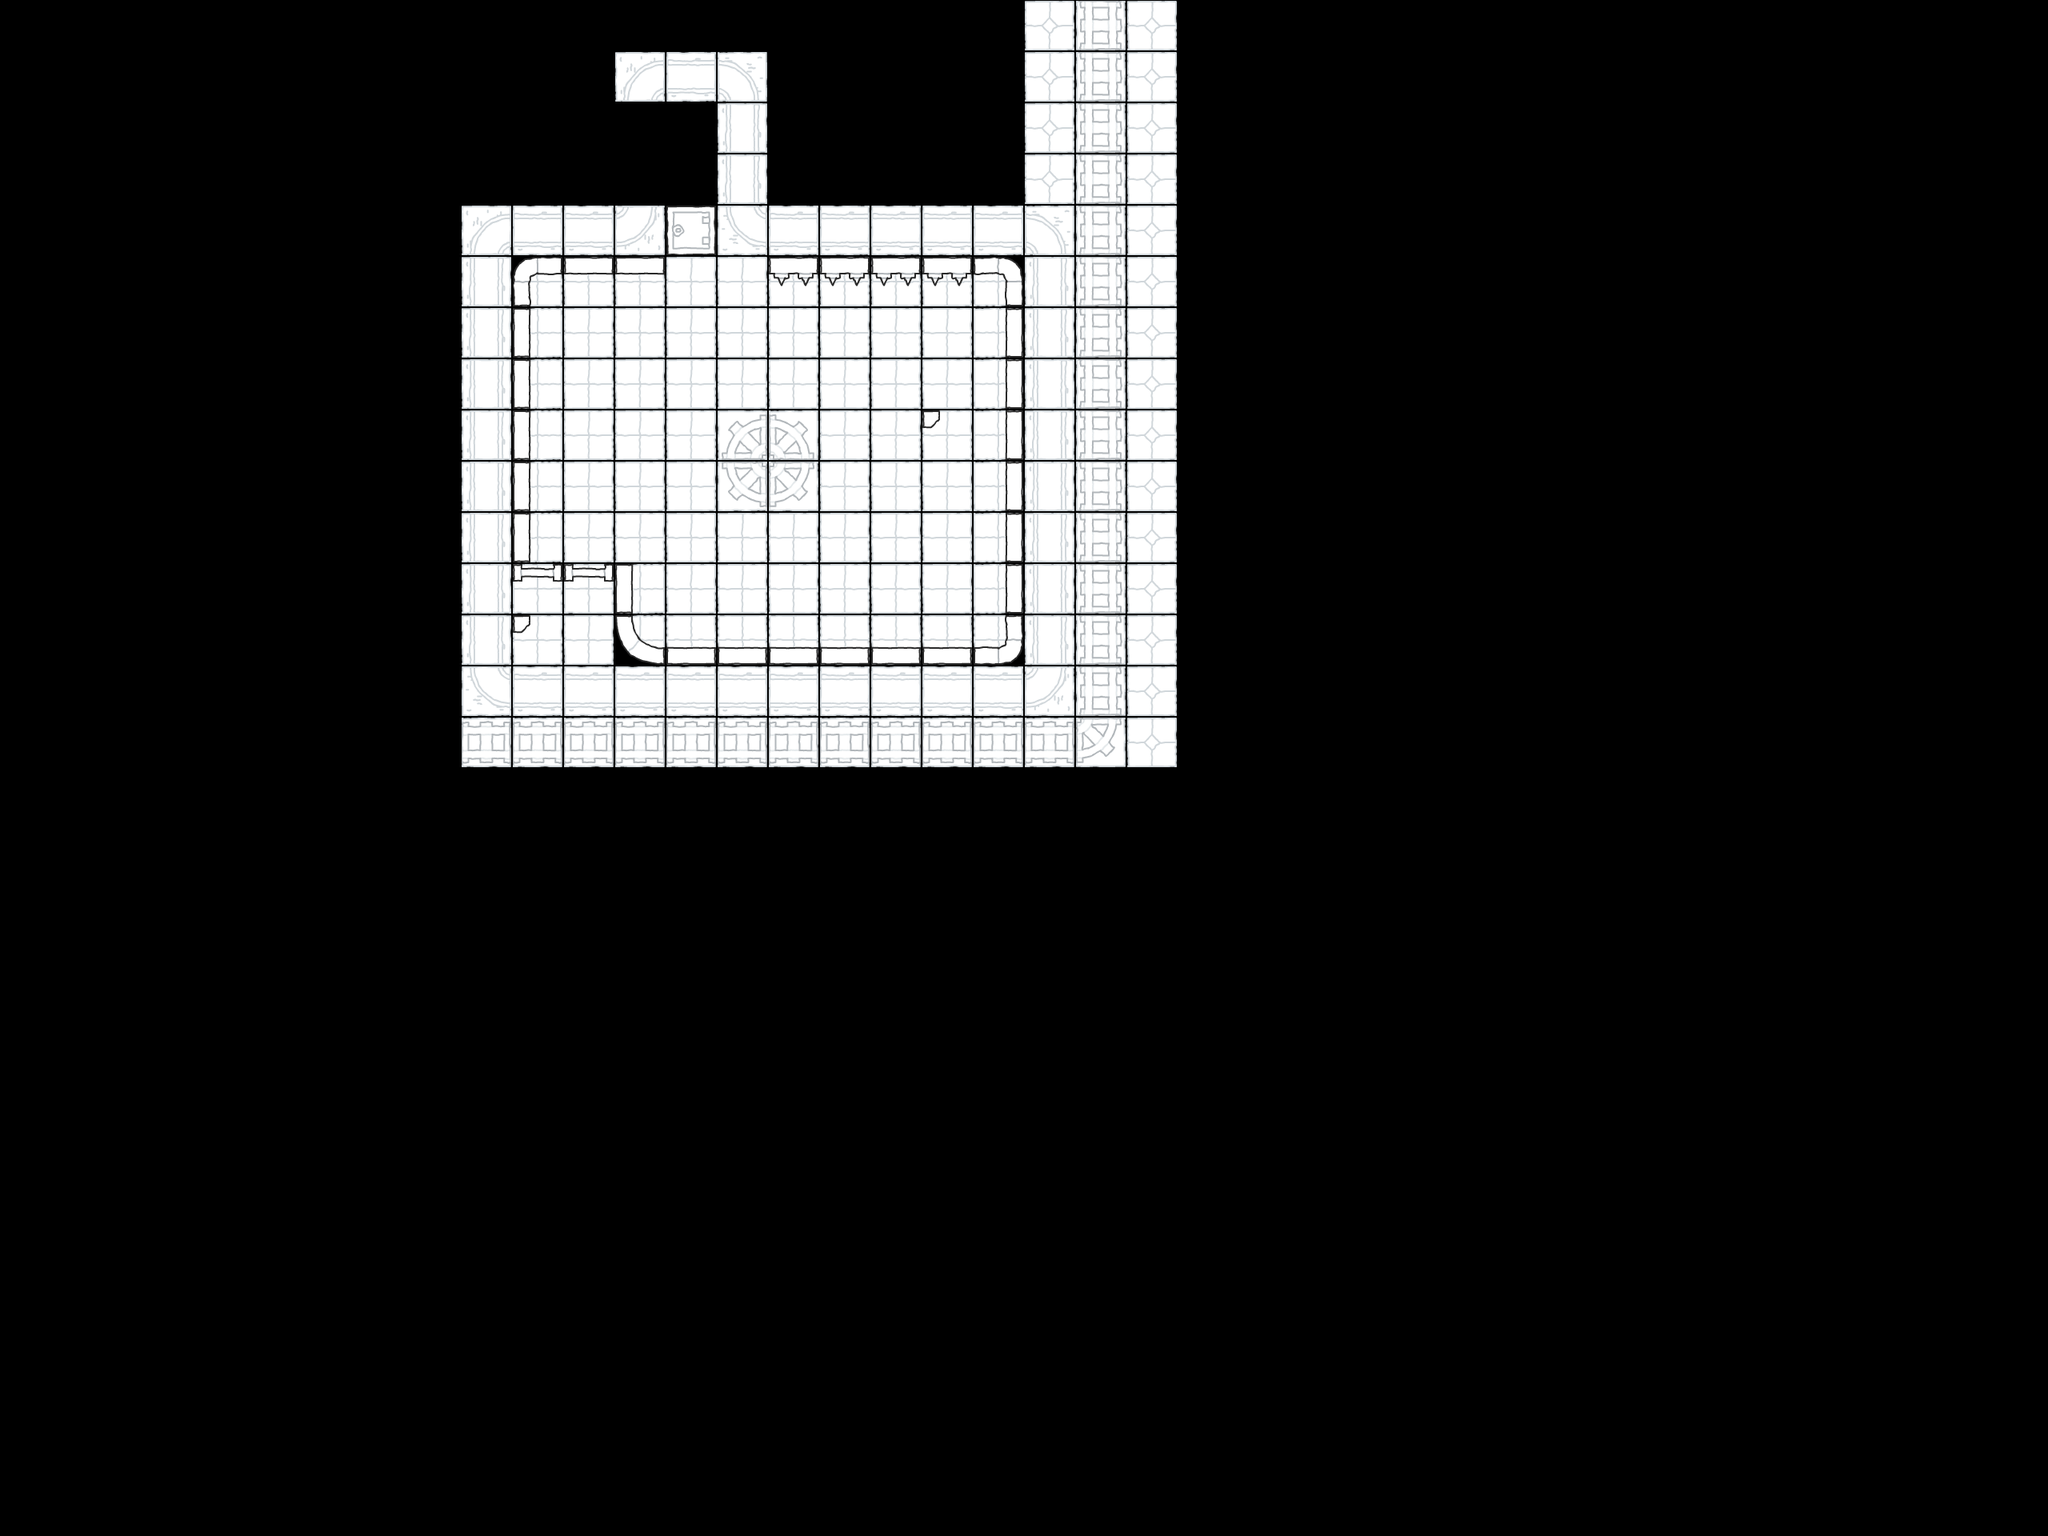

Rendered tile map (Tiled .tmx) drawn with the repository's tilesets; below, a short description and the full map source, tile grids included:
An orthogonal 40x30 tile map with 64x64 px tiles, 1 tile layer (Tile Layer 1).

<map version="1.10" tiledversion="1.12.2" orientation="orthogonal" renderorder="right-down" width="40" height="30" tilewidth="64" tileheight="64" infinite="0" nextlayerid="2" nextobjectid="1">
 <tileset firstgid="1" name="tilesheet" tilewidth="64" tileheight="64" tilecount="154" columns="14">
  <image source="tilesheet.png" width="896" height="704" />
 </tileset>
 <layer id="1" name="Tile Layer 1" width="40" height="30">
  <data encoding="csv">
0,0,0,0,0,0,0,0,0,0,0,0,0,0,0,0,0,0,0,0,43,3221225530,43,0,0,0,0,0,0,0,0,0,0,0,0,0,0,0,0,0,
0,0,0,0,0,0,0,0,0,0,0,0,2,1610612752,2684354562,0,0,0,0,0,43,3221225530,43,0,0,0,0,0,0,0,0,0,0,0,0,0,0,0,0,0,
0,0,0,0,0,0,0,0,0,0,0,0,0,0,16,0,0,0,0,0,43,3221225530,43,0,0,0,0,0,0,0,0,0,0,0,0,0,0,0,0,0,
0,0,0,0,0,0,0,0,0,0,0,0,0,0,16,0,0,0,0,0,43,3221225530,43,0,0,0,0,0,0,0,0,0,0,0,0,0,0,0,0,0,
0,0,0,0,0,0,0,0,0,2,1610612752,1610612752,3221225474,36,1610612738,1610612752,1610612752,1610612752,1610612752,1610612752,2684354562,3221225530,43,0,0,0,0,0,0,0,0,0,0,0,0,0,0,0,0,0,
0,0,0,0,0,0,0,0,0,16,45,4,4,15,15,60,60,60,60,2684354605,16,3221225530,43,0,0,0,0,0,0,0,0,0,0,0,0,0,0,0,0,0,
0,0,0,0,0,0,0,0,0,16,1610612740,15,15,15,15,15,15,15,15,2684354564,16,3221225530,43,0,0,0,0,0,0,0,0,0,0,0,0,0,0,0,0,0,
0,0,0,0,0,0,0,0,0,16,1610612740,15,15,15,15,15,15,15,15,2684354564,16,3221225530,43,0,0,0,0,0,0,0,0,0,0,0,0,0,0,0,0,0,
0,0,0,0,0,0,0,0,0,16,1610612740,15,15,15,44,2684354604,15,15,73,2684354564,16,3221225530,43,0,0,0,0,0,0,0,0,0,0,0,0,0,0,0,0,0,
0,0,0,0,0,0,0,0,0,16,1610612740,15,15,15,1610612780,3221225516,15,15,15,2684354564,16,3221225530,43,0,0,0,0,0,0,0,0,0,0,0,0,0,0,0,0,0,
0,0,0,0,0,0,0,0,0,16,1610612740,15,15,15,15,15,15,15,15,2684354564,16,3221225530,43,0,0,0,0,0,0,0,0,0,0,0,0,0,0,0,0,0,
0,0,0,0,0,0,0,0,0,16,5,5,1610612740,15,15,15,15,15,15,2684354564,16,3221225530,43,0,0,0,0,0,0,0,0,0,0,0,0,0,0,0,0,0,
0,0,0,0,0,0,0,0,0,16,73,15,1610612753,3221225476,3221225476,3221225476,3221225476,3221225476,3221225476,3221225517,16,3221225530,43,0,0,0,0,0,0,0,0,0,0,0,0,0,0,0,0,0,
0,0,0,0,0,0,0,0,0,1610612738,1610612752,1610612752,1610612752,1610612752,1610612752,1610612752,1610612752,1610612752,1610612752,1610612752,3221225474,3221225530,43,0,0,0,0,0,0,0,0,0,0,0,0,0,0,0,0,0,
0,0,0,0,0,0,0,0,0,2684354618,2684354618,2684354618,2684354618,2684354618,2684354618,2684354618,2684354618,2684354618,2684354618,2684354618,2684354618,3221225516,43,0,0,0,0,0,0,0,0,0,0,0,0,0,0,0,0,0,
0,0,0,0,0,0,0,0,0,0,0,0,0,0,0,0,0,0,0,0,0,0,0,0,0,0,0,0,0,0,0,0,0,0,0,0,0,0,0,0,
0,0,0,0,0,0,0,0,0,0,0,0,0,0,0,0,0,0,0,0,0,0,0,0,0,0,0,0,0,0,0,0,0,0,0,0,0,0,0,0,
0,0,0,0,0,0,0,0,0,0,0,0,0,0,0,0,0,0,0,0,0,0,0,0,0,0,0,0,0,0,0,0,0,0,0,0,0,0,0,0,
0,0,0,0,0,0,0,0,0,0,0,0,0,0,0,0,0,0,0,0,0,0,0,0,0,0,0,0,0,0,0,0,0,0,0,0,0,0,0,0,
0,0,0,0,0,0,0,0,0,0,0,0,0,0,0,0,0,0,0,0,0,0,0,0,0,0,0,0,0,0,0,0,0,0,0,0,0,0,0,0,
0,0,0,0,0,0,0,0,0,0,0,0,0,0,0,0,0,0,0,0,0,0,0,0,0,0,0,0,0,0,0,0,0,0,0,0,0,0,0,0,
0,0,0,0,0,0,0,0,0,0,0,0,0,0,0,0,0,0,0,0,0,0,0,0,0,0,0,0,0,0,0,0,0,0,0,0,0,0,0,0,
0,0,0,0,0,0,0,0,0,0,0,0,0,0,0,0,0,0,0,0,0,0,0,0,0,0,0,0,0,0,0,0,0,0,0,0,0,0,0,0,
0,0,0,0,0,0,0,0,0,0,0,0,0,0,0,0,0,0,0,0,0,0,0,0,0,0,0,0,0,0,0,0,0,0,0,0,0,0,0,0,
0,0,0,0,0,0,0,0,0,0,0,0,0,0,0,0,0,0,0,0,0,0,0,0,0,0,0,0,0,0,0,0,0,0,0,0,0,0,0,0,
0,0,0,0,0,0,0,0,0,0,0,0,0,0,0,0,0,0,0,0,0,0,0,0,0,0,0,0,0,0,0,0,0,0,0,0,0,0,0,0,
0,0,0,0,0,0,0,0,0,0,0,0,0,0,0,0,0,0,0,0,0,0,0,0,0,0,0,0,0,0,0,0,0,0,0,0,0,0,0,0,
0,0,0,0,0,0,0,0,0,0,0,0,0,0,0,0,0,0,0,0,0,0,0,0,0,0,0,0,0,0,0,0,0,0,0,0,0,0,0,0,
0,0,0,0,0,0,0,0,0,0,0,0,0,0,0,0,0,0,0,0,0,0,0,0,0,0,0,0,0,0,0,0,0,0,0,0,0,0,0,0,
0,0,0,0,0,0,0,0,0,0,0,0,0,0,0,0,0,0,0,0,0,0,0,0,0,0,0,0,0,0,0,0,0,0,0,0,0,0,0,0
</data>
 </layer>
</map>
